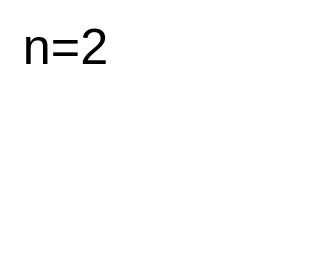

Specify this chart in Vega-Lite:
### Vega specification from a JSON file in a GitHub repository (floating-point values rounded to 4 significant figures)
{"width": 60, "height": 40, "padding": 5, "background": "white", "data": [{"name": "A", "values": [{"id": "a", "parent": null, "v": 1}, {"id": "b", "parent": "a", "v": 2}, {"id": "c", "parent": "a", "v": 3}]}, {"name": "tree", "source": "A", "transform": [{"type": "stratify", "key": "id", "parentKey": "parent"}, {"type": "filter", "expr": "datum.v>1"}, {"type": "tree"}]}, {"name": "links", "source": "tree", "transform": [{"type": "treelinks"}]}], "signals": [{"name": "n", "update": "length(data('tree'))"}], "marks": [{"type": "text", "encode": {"update": {"text": {"signal": "'n='+n"}}}}]}
